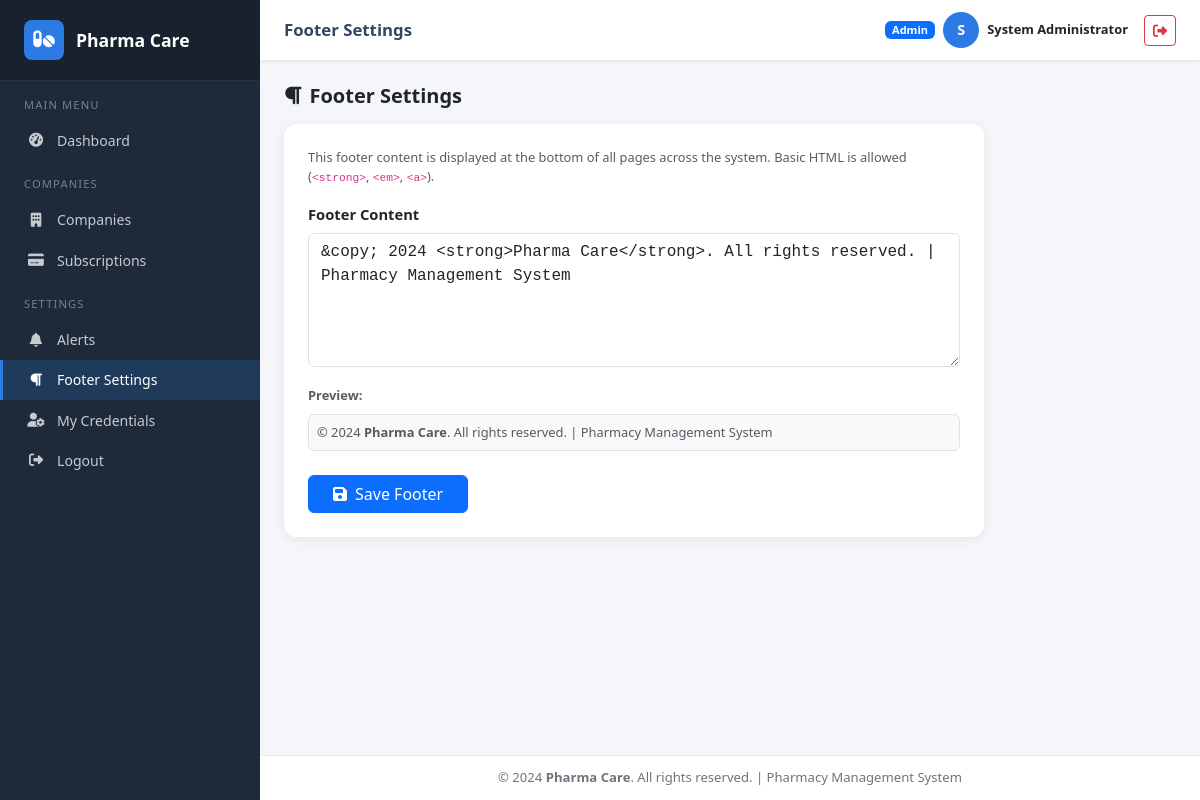
The app's page /admin/footer-settings.php (signed in) with its own data.
### tables this page shows
CREATE TABLE IF NOT EXISTS users (
    id INT AUTO_INCREMENT PRIMARY KEY,
    username VARCHAR(100) NOT NULL UNIQUE,
    password VARCHAR(255) NOT NULL,
    email VARCHAR(150) NOT NULL UNIQUE,
    full_name VARCHAR(150),
    role ENUM('admin','owner','manager') NOT NULL DEFAULT 'manager',
    company_id INT NULL,
    is_active TINYINT(1) DEFAULT 1,
    created_at TIMESTAMP DEFAULT CURRENT_TIMESTAMP,
    updated_at TIMESTAMP DEFAULT CURRENT_TIMESTAMP ON UPDATE CURRENT_TIMESTAMP
);

CREATE TABLE IF NOT EXISTS footer_settings (
    id INT AUTO_INCREMENT PRIMARY KEY,
    content TEXT NOT NULL,
    updated_at TIMESTAMP DEFAULT CURRENT_TIMESTAMP ON UPDATE CURRENT_TIMESTAMP
);

### includes/functions.php (called while the page is built, shortened)
<?php
function sanitize($input) {
    return htmlspecialchars(trim($input), ENT_QUOTES, 'UTF-8');
}
function getFooterContent($conn) {
    $result = $conn->query("SELECT content FROM footer_settings WHERE id = 1 LIMIT 1");
    if ($result && $row = $result->fetch_assoc()) {
        return $row['content'];
    }
    return '&copy; ' . date('Y') . ' Pharma Care. All rights reserved.';
}

### includes/auth.php (called while the page is built, shortened)
<?php
function getCurrentUser($conn) {
    $stmt = $conn->prepare("SELECT id, username, email, full_name, role, company_id, is_active FROM users WHERE id = ? AND is_active = 1");
    $stmt->bind_param('i', $_SESSION['user_id']);
    $stmt->execute();
    $result = $stmt->get_result();
    $user = $result->fetch_assoc();
    return $user;
}

### admin/footer-settings.php (the view, shortened to what this page needs)
<?php
require_once '../includes/auth.php';
require_once '../includes/functions.php';
$pageTitle  = 'Footer Settings';
$activePage = 'footer';
$row = $conn->query("SELECT content FROM footer_settings WHERE id = 1")->fetch_assoc();
$currentContent = $row['content'] ?? '';
?>
<!DOCTYPE html>
<html lang="en">
<head>
    <link rel="stylesheet" href="https://cdn.jsdelivr.net/npm/bootstrap@5.3.3/dist/css/bootstrap.min.css">
    <link rel="stylesheet" href="https://cdnjs.cloudflare.com/ajax/libs/font-awesome/6.5.1/css/all.min.css">
    <link rel="stylesheet" href="../assets/css/style.css">
</head>
<body>
<?php include 'layout-top.php'; ?>
<div class="d-flex justify-content-between align-items-center mb-3">
    <h5 class="mb-0 fw-bold"><i class="fas fa-paragraph me-2"></i>Footer Settings</h5>
</div>
<div class="card table-card" style="max-width:700px">
    <div class="card-body p-4">
        <p class="text-muted small mb-3">This footer content is displayed at the bottom of all pages across the system. Basic HTML is allowed (<code>&lt;strong&gt;</code>, <code>&lt;em&gt;</code>, <code>&lt;a&gt;</code>).</p>
        <form method="POST" novalidate>
            <div class="mb-3">
                <label class="form-label fw-semibold">Footer Content</label>
                <textarea name="content" class="form-control font-monospace" rows="5"><?= htmlspecialchars($currentContent, ENT_QUOTES, 'UTF-8') ?></textarea>
            </div>
            <div class="mb-4">
                <label class="form-label fw-semibold text-muted small">Preview:</label>
                <div class="border rounded p-2 bg-light text-muted small" id="footerPreview"><?= $currentContent ?></div>
            </div>
            <button type="submit" class="btn btn-primary px-4"><i class="fas fa-save me-2"></i>Save Footer</button>
        </form>
    </div>
</div>
<?php include 'layout-bottom.php'; ?>

### admin/layout-top.php (shortened to what this page needs)
<?php
$currentUser = getCurrentUser($conn);
$footer      = getFooterContent($conn);
?>
<div class="sidebar" id="sidebar">
    <a href="dashboard.php" class="sidebar-brand">
        <div class="brand-icon"><i class="fas fa-pills"></i></div>
        <span><?= SITE_NAME ?></span>
    </a>
    <div class="sidebar-section">Main Menu</div>
    <nav>
        <a href="dashboard.php" class="<?= $activePage === 'dashboard' ? 'active' : '' ?>">
            <i class="fas fa-tachometer-alt"></i> Dashboard
        </a>
    </nav>
    <div class="sidebar-section">Companies</div>
    <nav>
        <a href="companies.php" class="<?= $activePage === 'companies' ? 'active' : '' ?>">
            <i class="fas fa-building"></i> Companies
        </a>
        <a href="subscriptions.php" class="<?= $activePage === 'subscriptions' ? 'active' : '' ?>">
            <i class="fas fa-credit-card"></i> Subscriptions
        </a>
    </nav>
    <div class="sidebar-section">Settings</div>
    <nav>
        <a href="alerts.php" class="<?= $activePage === 'alerts' ? 'active' : '' ?>">
            <i class="fas fa-bell"></i> Alerts
        </a>
        <a href="footer-settings.php" class="<?= $activePage === 'footer' ? 'active' : '' ?>">
            <i class="fas fa-paragraph"></i> Footer Settings
        </a>
        <a href="profile.php" class="<?= $activePage === 'profile' ? 'active' : '' ?>">
            <i class="fas fa-user-cog"></i> My Credentials
        </a>
        <a href="../logout.php">
            <i class="fas fa-sign-out-alt"></i> Logout
        </a>
    </nav>
</div>
<div class="main-wrapper">
    <div class="topbar">
        <div class="d-flex align-items-center gap-3">
            <h6 class="page-title"><?= sanitize($pageTitle) ?></h6>
        </div>
        <div class="d-flex align-items-center gap-2">
            <span class="badge bg-primary">Admin</span>
            <div class="avatar-circle"><?= strtoupper(substr($currentUser['full_name'] ?? $currentUser['username'], 0, 1)) ?></div>
            <span class="fw-semibold small d-none d-sm-inline"><?= sanitize($currentUser['full_name'] ?? $currentUser['username']) ?></span>
            <a href="../logout.php" class="btn btn-sm btn-outline-danger ms-2">
                <i class="fas fa-sign-out-alt"></i>
            </a>
        </div>
    </div>
    <div class="main-content">

### admin/layout-bottom.php (shortened to what this page needs)
    </div>
    <footer class="site-footer">
        <?= $footer ?>
    </footer>
</div>
</body>
</html>

### assets/css/style.css (style rules this page uses)
:root { --primary: #2c7be5; --secondary: #00b4d8; --success: #27ae60; --warning: #f39c12; --danger: #e74c3c; --sidebar-bg: #1e2a3a; --sidebar-hover: #2d3f56; --sidebar-active: #2c7be5; --bg-light: #f4f6f9; --text-muted: #6c757d; }
body { background-color: var(--bg-light); font-family: 'Segoe UI', system-ui, sans-serif; font-size: 0.92rem; }
.sidebar { width: 260px; min-height: 100vh; background: var(--sidebar-bg); color: #fff; position: fixed; top: 0; left: 0; z-index: 1040; display: flex; flex-direction: column; transition: transform .25s ease; overflow-y: auto; }
.sidebar-brand { padding: 1.25rem 1.5rem; background: rgba(0,0,0,.2); display: flex; align-items: center; gap: .75rem; text-decoration: none; color: #fff; font-weight: 700; font-size: 1.1rem; border-bottom: 1px solid rgba(255,255,255,.08); }
.sidebar-brand .brand-icon { width: 40px; height: 40px; border-radius: 8px; background: var(--primary); display: flex; align-items: center; justify-content: center; font-size: 1.2rem; }
.sidebar-section { font-size: .7rem; text-transform: uppercase; letter-spacing: .1em; color: rgba(255,255,255,.4); padding: 1rem 1.5rem .4rem; }
.sidebar nav a { display: flex; align-items: center; gap: .75rem; padding: .6rem 1.5rem; color: rgba(255,255,255,.75); text-decoration: none; border-left: 3px solid transparent; transition: all .18s; font-size: .88rem; }
.sidebar nav a i { width: 18px; text-align: center; }
.sidebar nav a.active { background: rgba(44,123,229,.2); color: #fff; border-left-color: var(--primary); }
.main-wrapper { margin-left: 260px; display: flex; flex-direction: column; min-height: 100vh; }
.topbar { background: #fff; box-shadow: 0 1px 4px rgba(0,0,0,.08); padding: .75rem 1.5rem; position: sticky; top: 0; z-index: 1030; display: flex; align-items: center; justify-content: space-between; }
.topbar .page-title { font-size: 1.05rem; font-weight: 600; color: #344563; margin: 0; }
.main-content { padding: 1.5rem; flex: 1; }
.site-footer { background: #fff; border-top: 1px solid #e9ecef; padding: .75rem 1.5rem; font-size: .82rem; color: var(--text-muted); text-align: center; }
.table-card { border: none; border-radius: 12px; box-shadow: 0 2px 12px rgba(0,0,0,.07); overflow: hidden; }
.avatar-circle { width: 36px; height: 36px; border-radius: 50%; background: var(--primary); color: #fff; display:inline-flex; align-items:center; justify-content:center; font-weight:700; font-size:.9rem; }

### records on screen
users: full_name "S", full_name "System Administrator"
footer_settings: content "&copy; 2024 <strong>Pharma Care</strong>. All rights reserved. | Pharmacy Management System", content "© 2024 Pharma Care . All rights reserved. | Pharmacy Management System"

### other values on screen
SITE_NAME "Pharma Care"
$pageTitle "Footer Settings"
